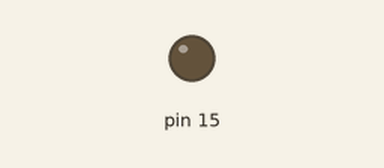
A sketch run on a simulated Arduino Uno, built with avr-gcc and run on an emulated ATmega328P. Shown: output pins drawn as LEDs (lit = HIGH). What the sketch prints to the serial monitor is not drawn.

Above: at 0.1 s.
At 1.1 s:
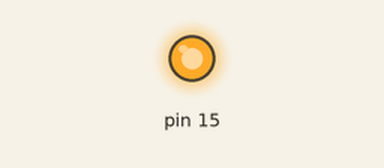
Timing chart, 0 to 2.6 s (numbered marks = the images above):
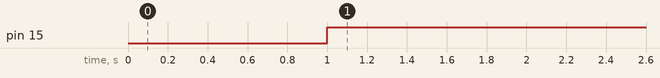

The sketch:

v2.ino
```cpp
#include "Arduino.h"
#include "PCF8574.h"

PCF8574 mov(0x21);
int infr_1;//infrarrojo 1
int infr_2;//infrarrojo 2
int infr_3;//infrarrojo 2
void setup()
{
  Serial.begin(115200);
  delay(1000);
  // Set pinMode to OUTPUT
  mov.pinMode(P0, INPUT_PULLUP);// infrarrojo centra
  mov.pinMode(P1, INPUT_PULLUP);// infrarrojo derecho
  mov.pinMode(P2, INPUT_PULLUP);// infrarrojo izquierdo
  mov.pinMode(P3, OUTPUT);//IN1
  mov.pinMode(P4, OUTPUT);//IN2
  mov.pinMode(P5, OUTPUT);//IN3
  mov.pinMode(P6, OUTPUT);//IN4
  pinMode(15, OUTPUT);
  Serial.print("Detectando pcf8574...");
  if (mov.begin()) {
    Serial.println("TODO OK");
  } else {
    Serial.println("ERROR");
  }
}
void loop()
{
  if (mov.digitalRead(P0) == LOW) {
     infr_1 = 1;
  }else{
    infr_1 = 0;
  }
  if (mov.digitalRead(P1) == LOW){
    infr_2 = 1;
  }
  else{
    infr_2 = 0;
  }
  if (mov.digitalRead(P2) == LOW){
    infr_3 = 0;
  }
  else{
    infr_3 = 1;
  }
  analogWrite(15, 150);
  if(infr_1 == 0 and infr_2 == 0 and infr_3 == 0){
    Serial.println("Fuera de pista");
    mov.digitalWrite(P3,LOW);
    mov.digitalWrite(P4,LOW);
    mov.digitalWrite(P5,LOW);
    mov.digitalWrite(P6,LOW);
  }else if(infr_1 == 1 and infr_2 == 0 and infr_3 == 0){
    Serial.println("Dentro de pista");
    mov.digitalWrite(P3,LOW);
    mov.digitalWrite(P4,HIGH);
    mov.digitalWrite(P5,LOW);
    mov.digitalWrite(P6,HIGH);
  }else if(infr_1 == 1 and infr_2 == 1 and infr_3 == 0){
    Serial.println("girar izquierda");
    mov.digitalWrite(P3,LOW);
    mov.digitalWrite(P4,HIGH);
    mov.digitalWrite(P5,LOW);
    mov.digitalWrite(P6,LOW);
  }else if(infr_1 == 1 and infr_2 == 0 and infr_3 == 1){
    Serial.println("girar derecha");
    mov.digitalWrite(P3,LOW);
    mov.digitalWrite(P4,LOW);
    mov.digitalWrite(P5,LOW);
    mov.digitalWrite(P6,HIGH);
  }
  delay(10);
}
```

Measured:
- by itself, pin 15: LOW → HIGH at 1.0 s
